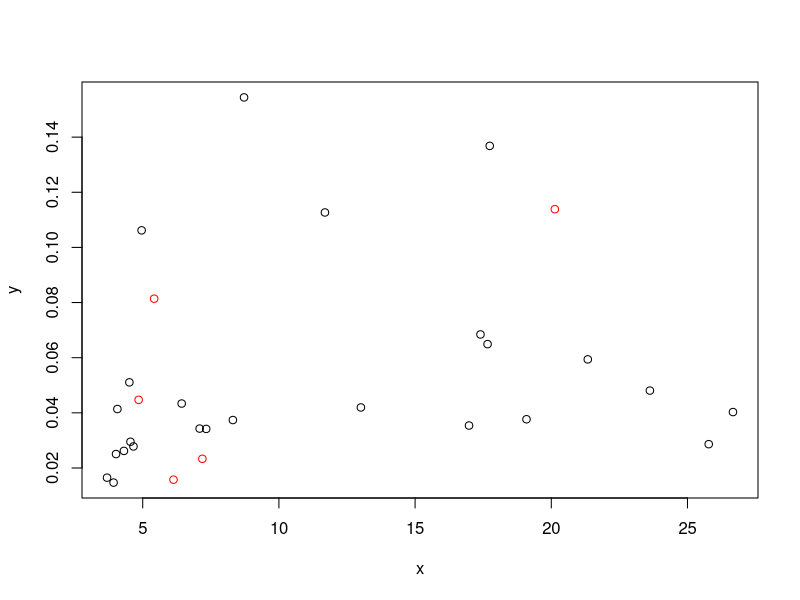

The R source for this figure: (Note: this script raises an error after producing the figure.)
library(ggplot2)
library(gridExtra)

dat <- read.table('compiled_dat_3.txt', as.is = T)
dat <- dat[, 1:42]

colnames(dat)  <- c('run_name', 'cal_time', 'sim_rate', 'sd_rate', 'slope', 'r', 'rate_mean', 'rate_low', 'rate_high', 'root_mean', 'root_low', 'root_high', paste0('r1_', c('rate_mean', 'rate_low', 'rate_high', 'root_mean', 'root_low', 'root_high')), paste0('r2_', c('rate_mean', 'rate_low', 'rate_high', 'root_mean', 'root_low', 'root_high')), paste0('r3_', c('rate_mean', 'rate_low', 'rate_high', 'root_mean', 'root_low', 'root_high')), paste0('r4_', c('rate_mean', 'rate_low', 'rate_high', 'root_mean', 'root_low', 'root_high')), paste0('r5_', c('rate_mean', 'rate_low', 'rate_high', 'root_mean', 'root_low', 'root_high')) )

pass_cr1 <- vector()
pass_cr2 <- vector()
pass_cr3 <- vector()
pass_true <- dat$sim_rate < dat$rate_high & dat$sim_rate > dat$rate_low
cv_rates <- (dat$rate_high - dat$rate_low) / dat$rate_mean <= 0.2

rate_median <- dat$rate_low + ((dat$rate_high - dat$rate_low) / 2)

for(i in 1:nrow(dat)){
      rates_high <-dat[i, grep('r.+rate_high', colnames(dat))]
      rates_high <- rates_high[!is.na(rates_high)]
      rates_low <- dat[i, grep('r.+rate_low', colnames(dat))]
      rates_low <- rates_low[!is.na(rates_low)]
      rates_med <- dat[i, grep('r.+rate_mean', colnames(dat))] 
      rates_med <- rates_med[!is.na(rates_med)]

      #pass_cr1[i] <- dat$rate_mean[i] >= max(rates_high) | dat$rate_mean[i] <= min(rates_low)
      pass_cr1[i] <- rate_median[i] >= max(rates_high) | rate_median[i] <= min(rates_low)
      pass_cr2[i] <- dat$rate_low[i] >= max(rates_high) | dat$rate_high[i] <= min(rates_low)
      pass_cr3[i] <- sum( ((rates_high - rates_low) / rates_med) > ((dat$rate_high[i] - dat$rate_low[i]) / dat$rate_mean[i] )) >= 4
}

dat <- cbind(dat, rate_median, pass_cr1, pass_cr2, pass_cr3, pass_true, cv_rates)

#lines(x = c(0, 30), y = c(0.0001, 0.0001))

#dat <- dat[-which(dat$rate_high > 0.1), ]

#d1 <- dat[dat$sd_rate == 0.01 & dat$sim_rate == 0.001, ]
#d1 <- d1[-which(d1$rate_median > 0.01), ]
#d1 <- d1[-which((d1$rate_high - d1$rate_low) > 0.01), ]

#d1$cal_time <- log10(d1$cal_time)

x = dat$cal_time[dat$sim_rate == 0.01 & dat$sd_rate == 0.]

y = dat$rate_mean[dat$sim_rate == 0.01 & dat$sd_rate == 0]

plot(x, y, col = c('red', 'black')[as.numeric(pass_true[dat$sim_rate == 0.01 & dat$sd_rate == 0]) + 1])


stop('preparing data')



plot_true <- ggplot(d1, aes(x = cal_time, y = rate_median, colour = pass_true)) + geom_point() + geom_errorbar(aes(ymin = rate_low, ymax = rate_high)) + geom_hline(aes(yintercept = 0.001))

plot_cr1 <- ggplot(d1, aes(x = cal_time, y = rate_median, colour = pass_cr1)) + geom_point() + geom_errorbar(aes(ymin = rate_low, ymax = rate_high))+ geom_hline(aes(yintercept = 0.001))

plot_cr2 <- ggplot(d1, aes(x = cal_time, y = rate_median, colour = pass_cr2)) + geom_point() + geom_errorbar(aes(ymin = rate_low, ymax = rate_high))+ geom_hline(aes(yintercept = 0.001))

plot_cr3 <- ggplot(d1, aes(x = cal_time, y = rate_median, colour = pass_cr3)) + geom_point() + geom_errorbar(aes(ymin = rate_low, ymax = rate_high))+ geom_hline(aes(yintercept = 0.001))

pdf('plots_1.pdf', width = 14, height = 7)
grid.arrange(plot_true, plot_cr1, plot_cr2, plot_cr3, ncol = 2, nrow = 2, main = 'Simulations with rate=0.001 and sd=0.01')
dev.off()

d2 <- dat[dat$sim_rate == 0.01 & dat$sd_rate == 0.01, ]
d2$cal_time <- log10(d2$cal_time)

plot_true_d2 <- ggplot(d2, aes(x = cal_time, y = rate_median, colour = pass_true)) + geom_point() + geom_errorbar(aes(ymin = rate_low, ymax = rate_high)) + geom_hline(aes(yintercept = 0.01))

plot_cr1_d2 <- ggplot(d2, aes(x = cal_time, y = rate_median, colour = pass_cr1)) + geom_point() + geom_errorbar(aes(ymin = rate_low, ymax = rate_high))+ geom_hline(aes(yintercept = 0.01))

plot_cr2_d2 <- ggplot(d2, aes(x = cal_time, y = rate_median, colour = pass_cr2)) + geom_point() + geom_errorbar(aes(ymin = rate_low, ymax = rate_high))+ geom_hline(aes(yintercept = 0.01))

plot_cr3_d2 <- ggplot(d2, aes(x = cal_time, y = rate_median, colour = pass_cr3)) + geom_point() + geom_errorbar(aes(ymin = rate_low, ymax = rate_high))+ geom_hline(aes(yintercept = 0.01))

pdf('plots_2.pdf', width = 14, height = 7)
grid.arrange(plot_true_d2, plot_cr1_d2, plot_cr2_d2, plot_cr3_d2, ncol = 2, nrow = 2, main = 'Simulations with rate=0.01 and sd=0.01')
dev.off()


d3 <- dat[dat$sim_rate == 0.0001 & dat$sd_rate == 0.01, ]
d3$cal_time <- log10(d3$cal_time)
d3 <- d3[-which(d3$rate_high > 0.02), ]


plot_true_d3 <- ggplot(d3, aes(x = cal_time, y = rate_median, colour = pass_true)) + geom_point() + geom_errorbar(aes(ymin = rate_low, ymax = rate_high)) + geom_hline(aes(yintercept = 0.0001))

plot_cr1_d3 <- ggplot(d3, aes(x = cal_time, y = rate_median, colour = pass_cr1)) + geom_point() + geom_errorbar(aes(ymin = rate_low, ymax = rate_high))+ geom_hline(aes(yintercept = 0.0001))

plot_cr2_d3 <- ggplot(d3, aes(x = cal_time, y = rate_median, colour = pass_cr2)) + geom_point() + geom_errorbar(aes(ymin = rate_low, ymax = rate_high))+ geom_hline(aes(yintercept = 0.0001))

plot_cr3_d3 <- ggplot(d3, aes(x = cal_time, y = rate_median, colour = pass_cr3)) + geom_point() + geom_errorbar(aes(ymin = rate_low, ymax = rate_high))+ geom_hline(aes(yintercept = 0.0001))

pdf('plots_3.pdf', width = 14, height = 7)
grid.arrange(plot_true_d3, plot_cr1_d3, plot_cr2_d3, plot_cr3_d3, ncol = 2, nrow = 2, main = 'Simulations with rate=0.0001 and sd=0.01')
dev.off()

